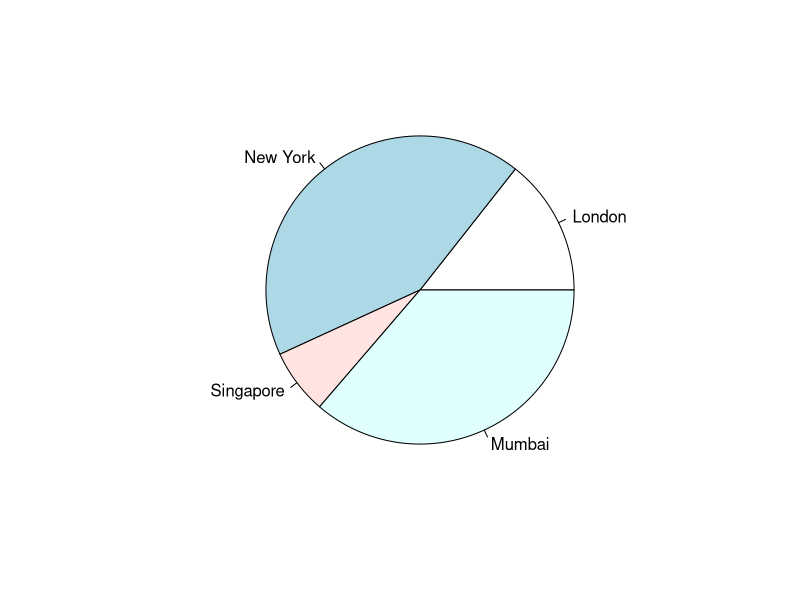
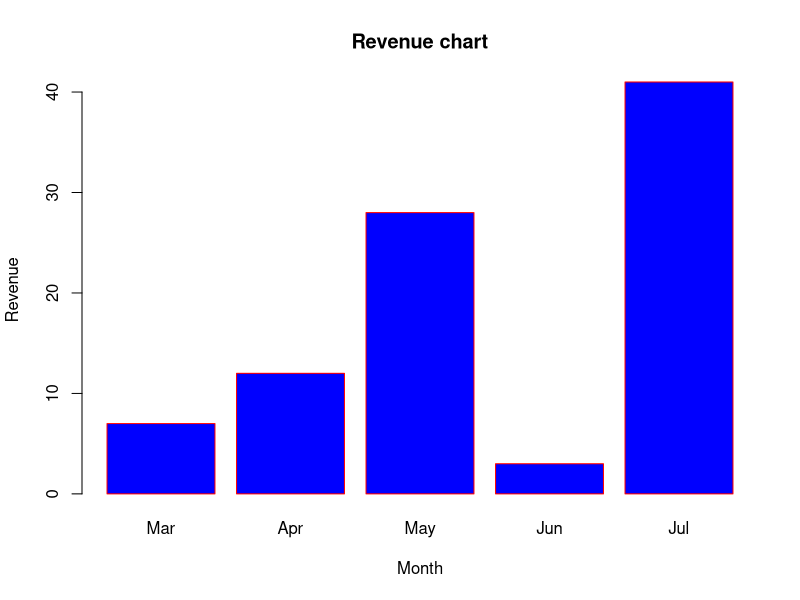
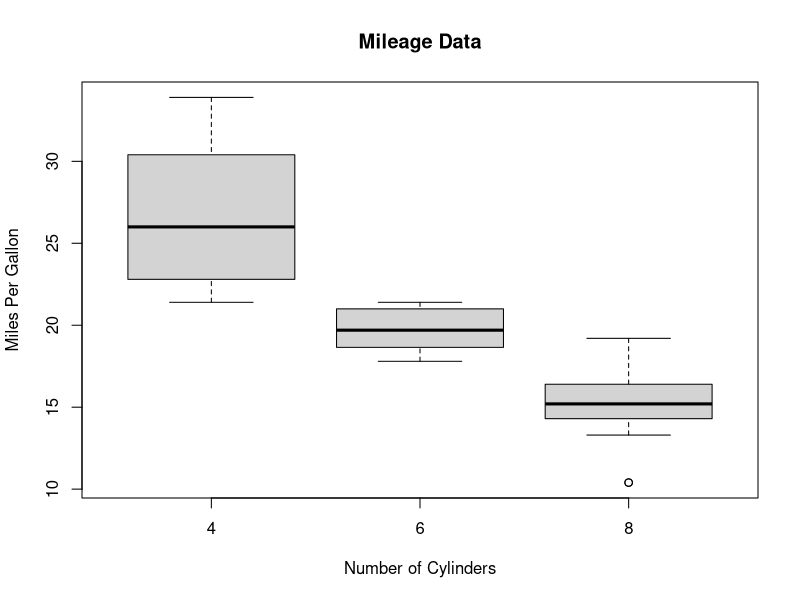
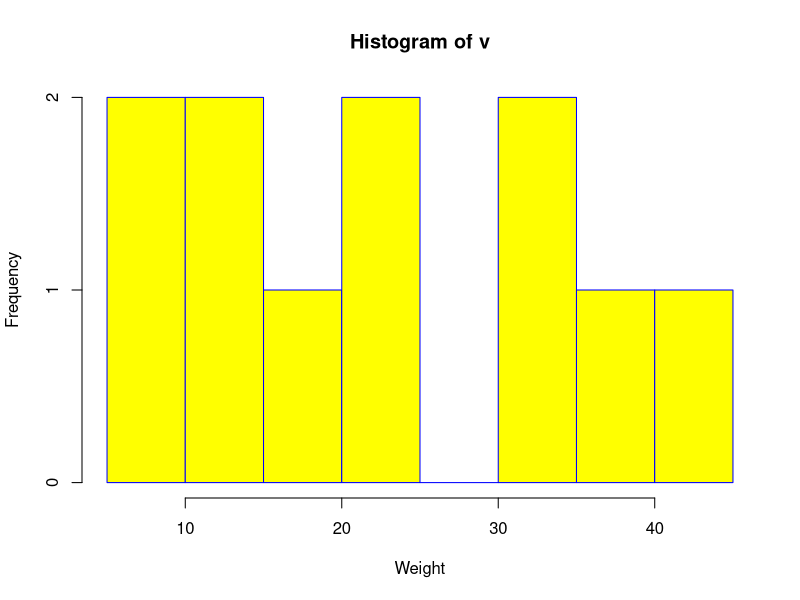
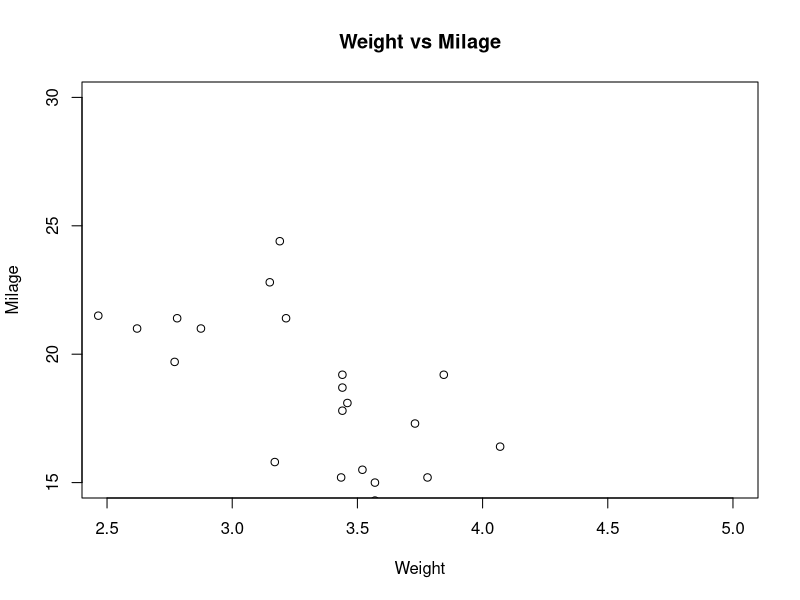
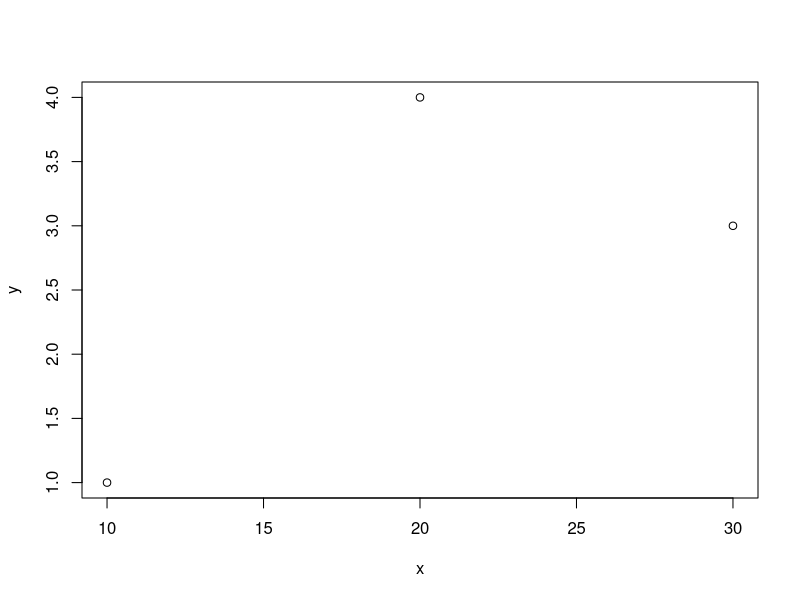
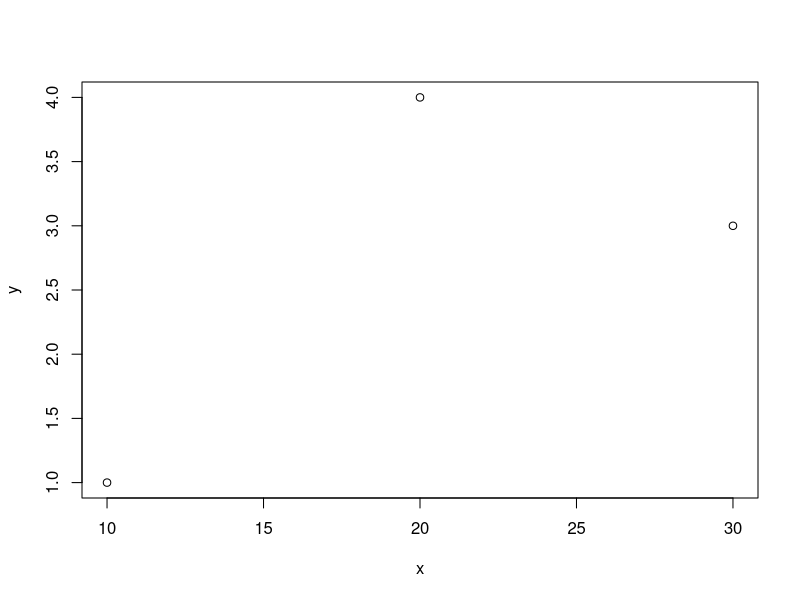
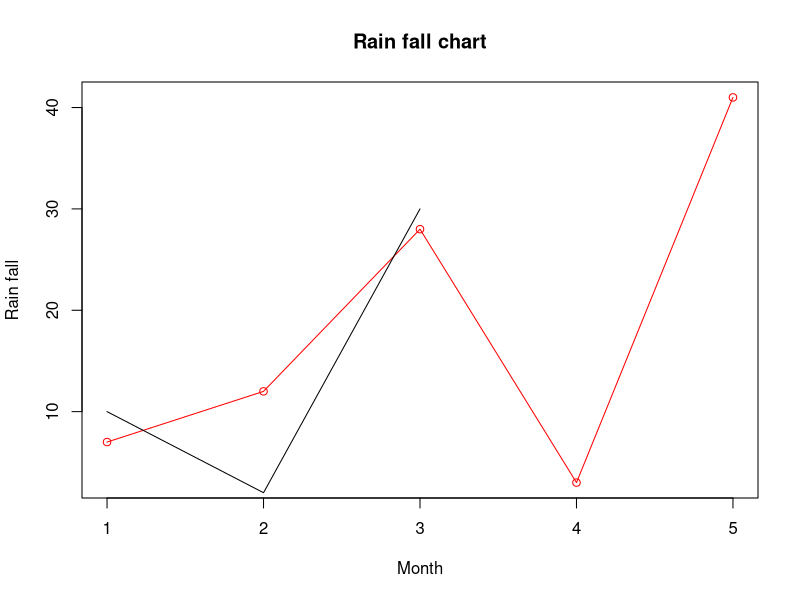

Reproduce these figures in R, in order.
rm(list = ls())

# ==================== pie charts ===========================
# Create data for the graph.
x <- c(21, 62, 10, 53)
labels <- c("London", "New York", "Singapore", "Mumbai")

# Plot the chart.
pie(x, labels)

# bar charts----
# Create the data for the chart
H <- c(7,12,28,3,41)
M <- c("Mar","Apr","May","Jun","Jul")

# Plot the bar chart
barplot(H, names.arg=M, xlab="Month", ylab="Revenue", col="blue",
        main="Revenue chart", border="red")

# ==================== boxplots ===========================
input <- mtcars[, c('mpg', 'cyl')]

# Plot the chart.
boxplot(mpg ~ cyl, data = mtcars, xlab = "Number of Cylinders",
        ylab = "Miles Per Gallon", main = "Mileage Data")

# ==================== histograms ===========================
# Create data for the graph.
v <-  c(9,13,21,8,36,22,12,41,31,33,19)

# Create the histogram.
hist(v, xlab = "Weight", col = "yellow", border = "blue")

# ==================== scatterplots ===========================
# Get the input values.
input <- mtcars[,c('wt','mpg')]

# Plot the chart for cars with weight between 2.5 to 5 and mileage between 15 and 30.
plot(x = input$wt, y = input$mpg,
     xlab = "Weight",
     ylab = "Milage",
     xlim = c(2.5,5),
     ylim = c(15,30),
     main = "Weight vs Milage"
)

y = c(1, 4, 3)
x = c(10, 20, 30)
plot(formula = y ~ x)
plot(x, y) # same

# ==================== line graphs ===========================
# Create the data for the chart.
v <- c(7,12,28,3,41)

# Plot the line graph.
# type = "p"
# type = "l"
plot(v, type = "o",  col = "red",  xlab = "Month",  ylab = "Rain fall",
     main = "Rain fall chart")
# type="o" means overplotted
secondData = c(10, 2, 30)
lines(secondData)


plot( v, type="l", col="red" )
par(new=TRUE)
plot( secondData, type="l", col="green" )

